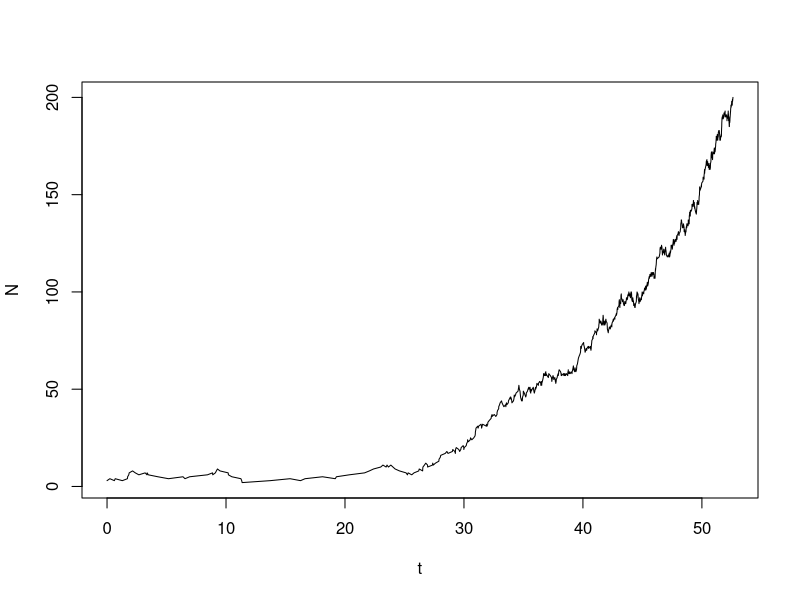
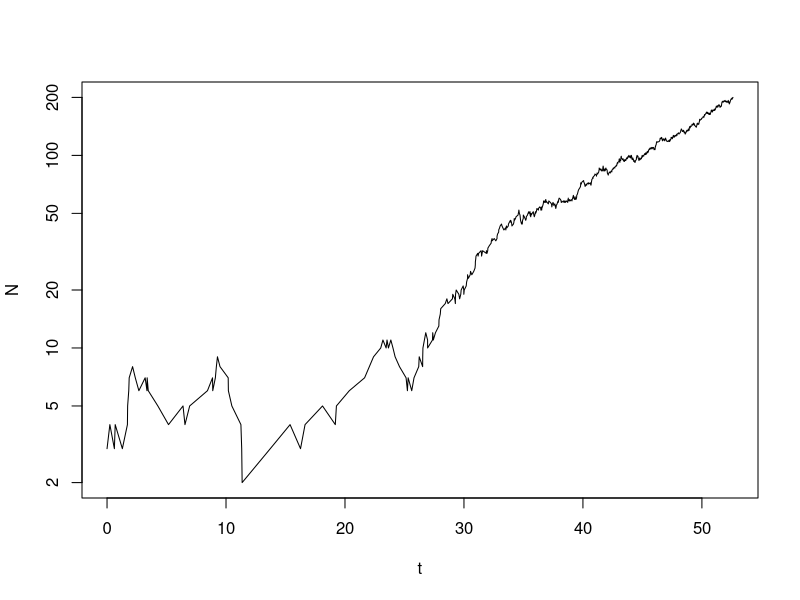
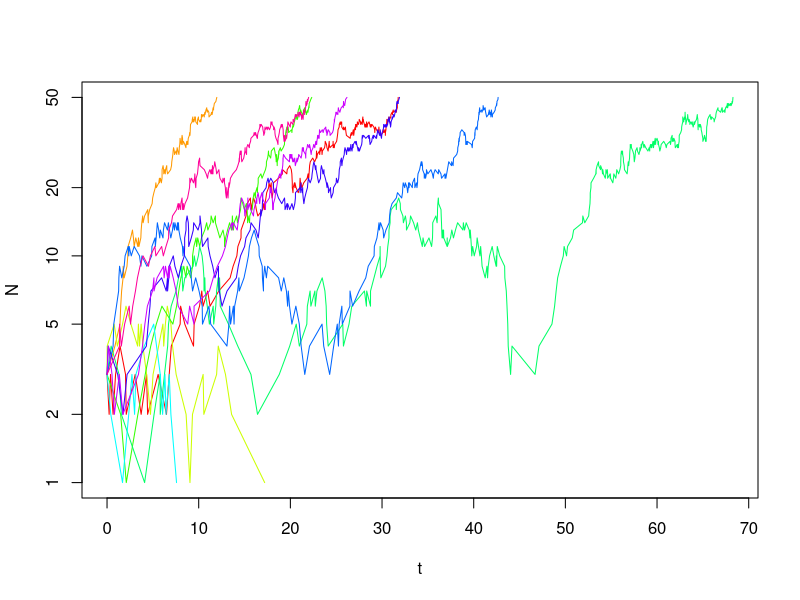

Recreate these plots in R, in order.
## ---- chunk 1
knitr::opts_chunk$set(echo = TRUE)
## ---- chunk 2
time_series <- function(N0, Nmax, d, b){# this defines a function with the name "time_series". It has four arguments: N0, Nmax, b, d
  N <- N0 # initial value for population size
  t <- 0 # initial value for time
  output <- data.frame(t, N) # creates a data frame with two columns (one for time and one for population size) in which we store the results from the simulation; we could also have used a matrix instead
  while (N < Nmax & N > 0) {# loop runs until N=0 or N=Nmax
    dt <- rexp(1, rate = d * N + b * N) # time to next event drawn from exponential distribution
    event <- sample(c(-1, 1), 1, prob = c(d * N, b * N)) # determines whether next event is birth or death
    t <- t + dt # updates time
    N <- N + event # updates population size
    output <- rbind(output, c(t, N)) # updates output by adding a new row
  }
  return(output) # instruct the function to return the output data
}
## ---- chunk 3
time_series(N0 = 3, Nmax = 10, d = 0.2, b = 0.3)
## ---- chunk 4
data <- time_series(3, 200, 0.2, 0.3)
plot(data, type="l")
## ---- chunk 5
plot(data, log="y", type="l")
## ---- chunk 6
N0 <- 3
Nmax <- 50
d <- 0.2
b <- 0.3
sim <- 10 # this sets the number of simulations

results <- list() # using the list variable allows us to save results of all iterations of the function time_series, that is, we can save several data frames in it
for (i in 1:sim) {# to create sim different simulations, we embedd the function time.series in a for-loop
  results[[i]] <- time_series(N0, Nmax, d, b) # adds the result of a simulation to the results, note that we have to use [[]] to access list entries
}
## ---- chunk 7
maxt <- c() # creates a vector in which we store the length of the different time series
  for (i in 1:sim) {
  maxt[i] <- max(results[[i]][1]) # determines the length of the ith time series and stores the result in the object maxt
  }
tmax <- max(maxt) # the length of the longest time series is assigned to the parameter tmax
## ---- chunk 8
colors <- rainbow(length(results)) # sets number of colours equal to number sim
plot(results[[1]], type="l", log="y", ylim=c(1, Nmax), xlim=c(0, tmax), col=colors[1]) # plots the first simulation
for (i in 2:sim) {# this for-loop adds all further simulations to the same graph
  lines(results[[i]], type="l", col=colors[i])
}
